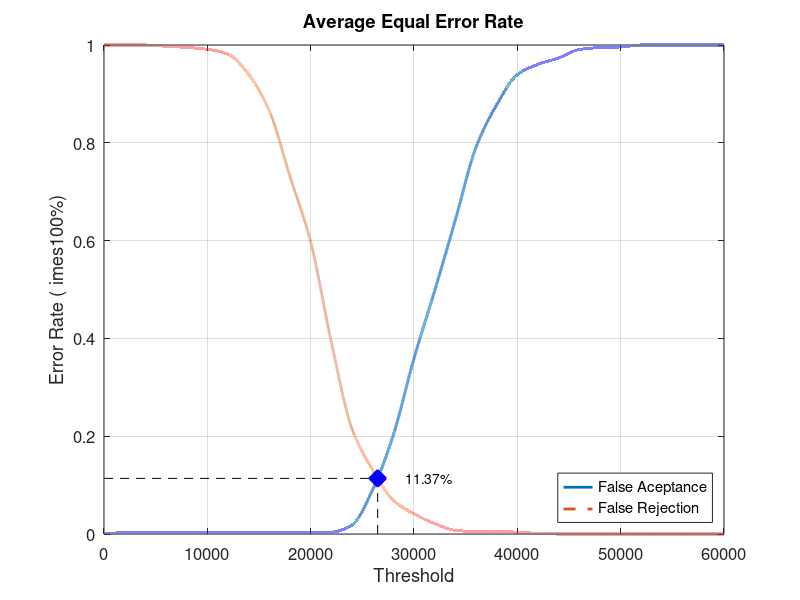
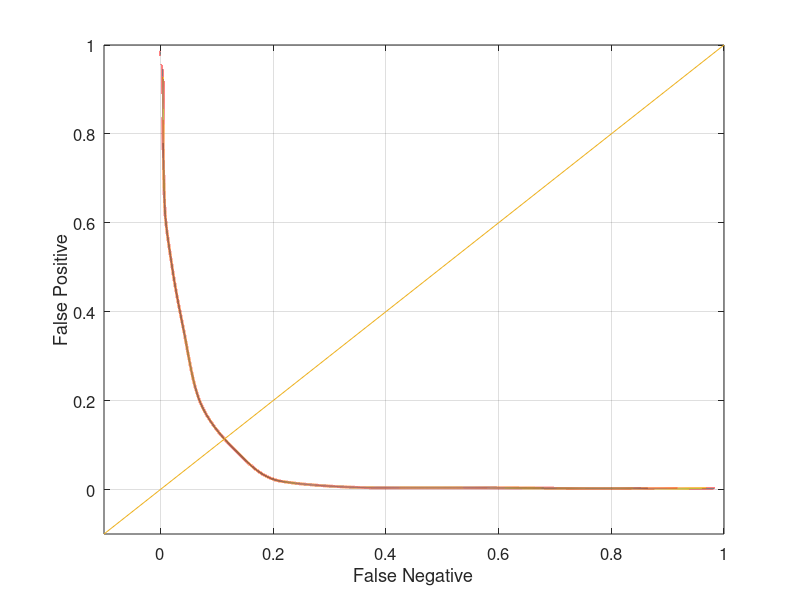

Recreate these plots in MATLAB, in order.
close all;
clear;
clc;
x = 0:2000:60000;
xq = 0:0.5:60000;

y0 = [0 0.00263158 0.00263158 0.00263158 0.00263158 0.00263158 0.00263158 0.00263158 0.00263158 0.00263158 0.00394737 0.00394737 0.0184211 0.0907895 0.202632 0.359211 0.497368 0.642105 0.790789 0.877632 0.939474 0.960526 0.973684 0.990789 0.994737 0.996053 1 1 1 1 1]
yy0 = interp1(x, y0, xq, 'pchip');
y1 = [1 1 1 0.9975 0.995 0.99125 0.98125 0.94 0.865 0.73125 0.5975 0.3925 0.215 0.13125 0.06875 0.04125 0.02125 0.0075 0.005 0.005 0.00375 0.00125 0 0 0 0 0 0 0 0 0]
yy1 = interp1(x, y1, xq, 'pchip');

% Calculating EER: 
y2 = abs(y0 - y1);
find(y2 == min(y2))
yy2 = abs(yy0 - yy1);
xEER = find(yy2 == min(yy2));
xEERIndex = xq(xEER) % X-axis EER
yEER = yy0(xEER) % Y-axis EER

main = figure
plot(xq, yy0,'-','LineWidth', 2);	hold on
plot(xq, yy1,'--','LineWidth', 2);	hold on
plot([xEERIndex xEERIndex], [0 yEER], 'k--');	hold on
plot([0 xEERIndex], [yEER yEER], 'k--');	hold on
plot(xEERIndex, yEER, 'bx', 'LineWidth', 10);	hold on
text(xEERIndex + 10 * xEERIndex / 100, yEER, [num2str(round((10000 * yEER)) / 100) '%'])
legend('False Aceptance', 'False Rejection', 'Location', 'SouthEast')
xlabel('Threshold')
ylabel('Error Rate (	imes100%)')
title('Average Equal Error Rate')
set(gca, 'FontSize', 12)
axis([0 60000 0 1])
grid on

print(main, 'Experiment1AverageMain', '-dpng');
FNRxFPR = figure('Color', [1 1 1]);
plot(yy1, yy0, '-', yy1, yy0, 'LineWidth', 2);
hold on
y = -0.1:0.1:1
plot(y, y); 
set(gca, 'FontSize', 12)
xlabel('False Negative')
ylabel('False Positive')
axis([-0.1 1 -0.1 1])
set(gca, 'FontSize', 12)
grid on

print(FNRxFPR, 'Experiment1AverageFNRxFPR','-dpng');
